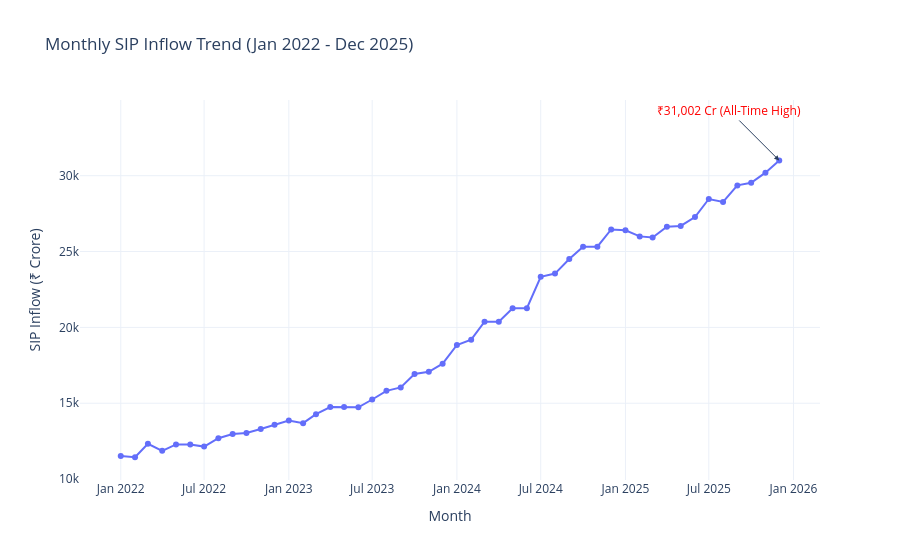

The notebook cell saved with this chart:
### Code cell
fig = px.line(
    sip, 
    x="month", 
    y="sip_inflow_crore", 
    title = "Monthly SIP Inflow Trend (Jan 2022 - Dec 2025)",
    markers=True
)
fig.add_annotation(
    x="2025-12-01",
    y=31002,
    text="₹31,002 Cr (All-Time High)",
    showarrow=True,
    arrowhead=2,
    ax=-50,
    ay=-50,
    font=dict(color="red", size=12)
)

fig.update_layout(
    xaxis_title="Month",
    yaxis_title="SIP Inflow (₹ Crore)",
    template="plotly_white"
)
fig.show()
fig.write_image("../charts/sip_inflow_trend.png")

### Figure 1 — Plotly figure (JSON) as saved in the notebook; plotly's stock layout.template omitted (floating-point values rounded to 4 significant figures)
{"data": [{"hovertemplate": "month=%{x}<br>sip_inflow_crore=%{y}<extra></extra>", "legendgroup": "", "line": {"color": "#636efa", "dash": "solid"}, "marker": {"symbol": "circle"}, "mode": "lines+markers", "name": "", "orientation": "v", "showlegend": false, "type": "scatter", "x": ["2022-01-01T00:00:00", "2022-02-01T00:00:00", "2022-03-01T00:00:00", "2022-04-01T00:00:00", "2022-05-01T00:00:00", "2022-06-01T00:00:00", "2022-07-01T00:00:00", "2022-08-01T00:00:00", "2022-09-01T00:00:00", "2022-10-01T00:00:00", "2022-11-01T00:00:00", "2022-12-01T00:00:00", "2023-01-01T00:00:00", "2023-02-01T00:00:00", "2023-03-01T00:00:00", "2023-04-01T00:00:00", "2023-05-01T00:00:00", "2023-06-01T00:00:00", "2023-07-01T00:00:00", "2023-08-01T00:00:00", "2023-09-01T00:00:00", "2023-10-01T00:00:00", "2023-11-01T00:00:00", "2023-12-01T00:00:00", "2024-01-01T00:00:00", "2024-02-01T00:00:00", "2024-03-01T00:00:00", "2024-04-01T00:00:00", "2024-05-01T00:00:00", "2024-06-01T00:00:00", "2024-07-01T00:00:00", "2024-08-01T00:00:00", "2024-09-01T00:00:00", "2024-10-01T00:00:00", "2024-11-01T00:00:00", "2024-12-01T00:00:00", "2025-01-01T00:00:00", "2025-02-01T00:00:00", "2025-03-01T00:00:00", "2025-04-01T00:00:00", "2025-05-01T00:00:00", "2025-06-01T00:00:00", "2025-07-01T00:00:00", "2025-08-01T00:00:00", "2025-09-01T00:00:00", "2025-10-01T00:00:00", "2025-11-01T00:00:00", "2025-12-01T00:00:00"], "xaxis": "x", "y": [11517, 11438, 12328, 11863, 12286, 12276, 12140, 12694, 12976, 13040, 13306, 13573, 13856, 13687, 14276, 14749, 14749, 14734, 15245, 15814, 16042, 16928, 17073, 17610, 18838, 19187, 20371, 20371, 21262, 21262, 23332, 23547, 24509, 25323, 25320, 26459, 26400, 25999, 25926, 26632, 26688, 27274, 28464, 28265, 29361, 29529, 30200, 31002], "yaxis": "y"}], "layout": {"annotations": [{"arrowhead": 2, "ax": -50, "ay": -50, "font": {"color": "red", "size": 12}, "showarrow": true, "text": "₹31,002 Cr (All-Time High)", "x": "2025-12-01", "y": 31002}], "legend": {"tracegroupgap": 0}, "title": {"text": "Monthly SIP Inflow Trend (Jan 2022 - Dec 2025)"}, "xaxis": {"anchor": "y", "domain": [0, 1], "title": {"text": "Month"}}, "yaxis": {"anchor": "x", "domain": [0, 1], "title": {"text": "SIP Inflow (₹ Crore)"}}}}
